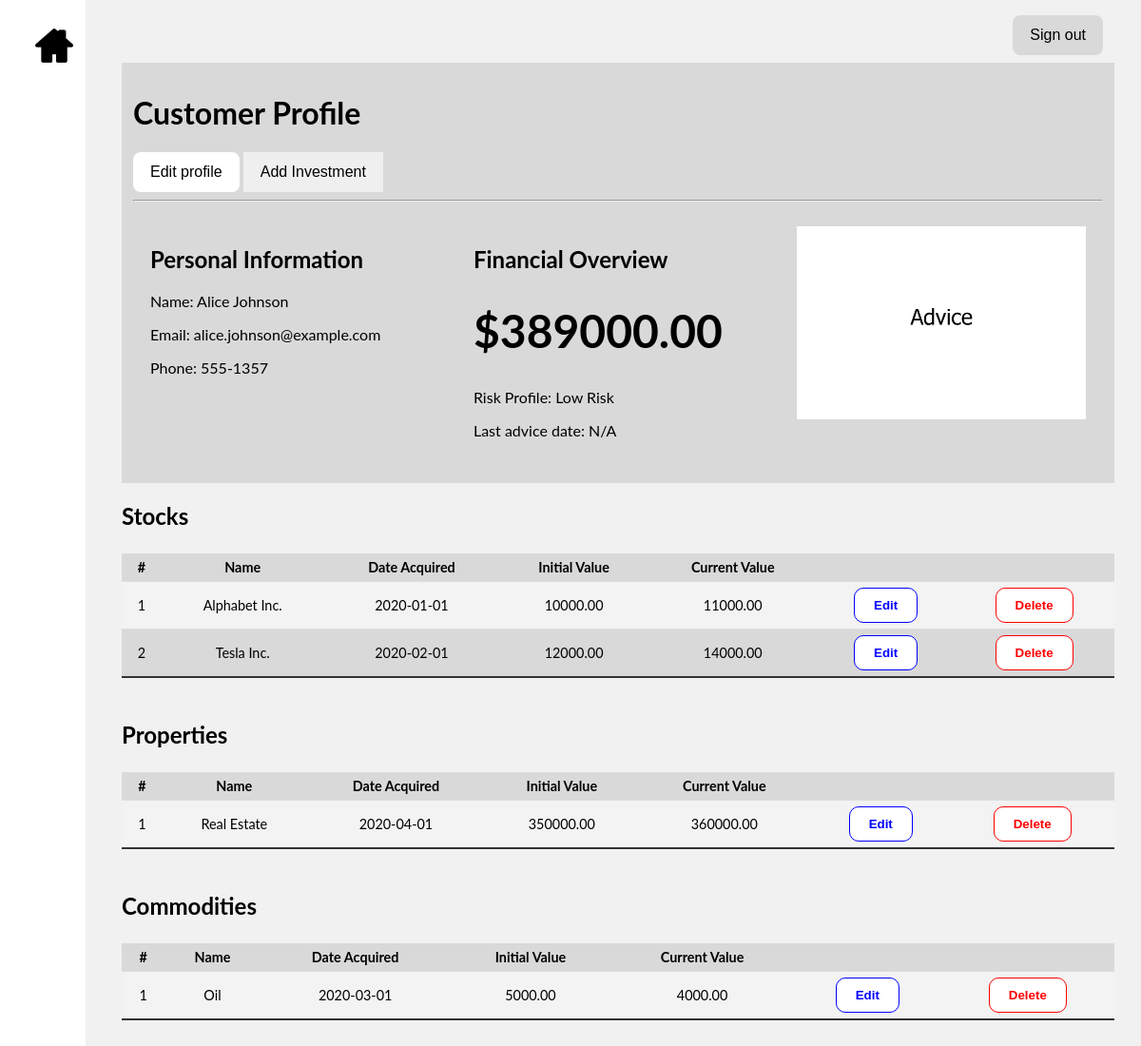
Screenshot of /app/customers.php?id=4 with the database file from the repository.
### tables this page shows
CREATE TABLE IF NOT EXISTS customer(
    customer_id INT NOT NULL AUTO_INCREMENT PRIMARY KEY,
    first_name VARCHAR(50) NOT NULL,
    last_name VARCHAR(50) NOT NULL,
    email VARCHAR(100) NOT NULL,
    phone_number VARCHAR(20),
    risk_profile VARCHAR(20) NOT NULL,
    portfolio_assessed BOOLEAN NOT NULL,
    advice_description VARCHAR(255),
    advice_date DATE
);

CREATE TABLE IF NOT EXISTS investment (
  investment_id INT AUTO_INCREMENT PRIMARY KEY,
  customer_id INT NOT NULL,
  asset_name VARCHAR(255) NOT NULL,
  asset_type VARCHAR(50) NOT NULL,
  date_acquired DATE,
  asset_initial_value DECIMAL(15, 2) NOT NULL,
  asset_current_value DECIMAL(15, 2) NOT NULL,
  FOREIGN KEY (customer_id) REFERENCES customer(customer_id) ON DELETE CASCADE
);

### app/customers.php (the view, shortened to what this page needs)
<?php
$servername = "localhost";
$username = "root";
$dbname = "myDB";
$customer_id = $_GET["id"];
$conn = new mysqli($servername, $username, null, $dbname);
$customer_sql = "SELECT * FROM customer WHERE customer_id = $customer_id";
$result = $conn->query($customer_sql);
$customer = NULL;
if ($result->num_rows) {
  $customer = $result->fetch_assoc();
} else {
  echo "No customer found for that ID";
  die();
}
if ($customer["portfolio_assessed"] == 0) {
  $customer["advice_date"] = "N/A";
  $customer["advice_description"] = "N/A";
}
$assets_sql = "SELECT * FROM investment WHERE customer_id = $customer_id";
$assets = [];
$result = $conn->query($assets_sql);
if ($result->num_rows) {
  for ($i = 0; $i < $result->num_rows; $i++) {
    if ($row = $result->fetch_assoc()) {
      $assets[$i] = $row;
    }
  }
}
$stocks = [];
$commodities = [];
$properties = [];
$portfolio_value = 0.00;
foreach($assets as $asset) {
  if ($asset["asset_type"] == "Stocks"){
    $stocks[] = $asset;
  }
  if ($asset["asset_type"] == "Property"){
    $properties[] = $asset;
  }
  if ($asset["asset_type"] == "Commodities"){
    $commodities[] = $asset;
  }
  $portfolio_value += $asset["asset_current_value"];
}
?>
<!DOCTYPE html>
<html>
<head>
  <link rel="stylesheet" href="assets/css/customers.css">
</head>
<body>
<div id="mySidenav" class="sidenav">
  <a href="."><img src="assets\images\homeicon.png" alt="Home" style="width:40px;height:40px;"></a>
</div>
  <div id="myTopnav" class="topnav">
    <button class="button buttonSignout">Sign out</button>
  </div>
  <div class="main">
    <div id="myCustomerProfile" class="customerprofile">
      <h1>Customer Profile</h1>
      <button class="button buttonEdit">Edit profile</button>
      <button class="button buttonAdd" onclick='openAddForm()'>Add Investment</button>
      <hr>
      <div class="row">
        <div class="columnThree">
          <h2>Personal Information</h2>
          <p>Name: <?php echo $customer["first_name"] . " " . $customer["last_name"] ?></p>
          <p>Email: <?php echo $customer["email"] ?></p>
          <p>Phone: <?php echo $customer["phone_number"] ?></p>
        </div>
        <div class="columnThree">
          <h2>Financial Overview</h2>
          <h1 style="font-size:48px;">$<?php echo sprintf("%0.2f",$portfolio_value); ?> </h1>
          <p>Risk Profile: <?php echo $customer["risk_profile"] ?></p>
          <p>Last advice date: <?php echo $customer["advice_date"] ?></p>
        </div>
        <div class="columnThree">
          <img src="assets\images\adviceplaceholder.png" alt="Advice graph" style="max-width:100%;height:auto;">
        </div>
      </div>
    </div>
    <div class="investmentTable">
      <h2>Stocks</h2>
      <table class="styled-table" style="width:100%">
        <tr>
          <th>#</th>
          <th>Name</th>
          <th>Date Acquired</th>
          <th>Initial Value</th>
          <th>Current Value</th>
          <th></th>
        </tr>
        <?php
        foreach ($stocks as $key => $asset) {
          echo "<tr>";
          echo "<td>" . $key + 1 . "</td>";
          echo "<td>" . $asset["asset_name"] . "</td>";
          echo "<td>" . $asset["date_acquired"] . "</td>";
          echo "<td>" . $asset["asset_initial_value"] . "</td>";
          echo "<td>" . $asset["asset_current_value"] . "</td>";
          echo "<td><button id='edit-btn' type='submit' onclick='openEditForm()'>Edit</button></td>";
          echo "<td><button id='delete-btn' type='submit' onclick='openDeleteConfirmation({$asset['investment_id']})'>Delete</button></td>";
          echo "</tr>";
        }
        ?>
      </table>
    </div>
    <div class="investmentTable">
      <h2>Properties</h2>
      <table class="styled-table" style="width:100%">
        <tr>
          <th>#</th>
          <th>Name</th>
          <th>Date Acquired</th>
          <th>Initial Value</th>
          <th>Current Value</th>
          <th></th>
        </tr>
        <?php
        foreach ($properties as $key => $asset) {
          echo "<tr>";
          echo "<td>" . $key + 1 . "</td>";
          echo "<td>" . $asset["asset_name"] . "</td>";
          echo "<td>" . $asset["date_acquired"] . "</td>";
          echo "<td>" . $asset["asset_initial_value"] . "</td>";
          echo "<td>" . $asset["asset_current_value"] . "</td>";
          echo "<td><button id='edit-btn' type='submit' onclick='openEditForm()'>Edit</button></td>";
          echo "<td><button id='delete-btn' type='submit' onclick='openDeleteConfirmation({$asset['investment_id']})'>Delete</button></td>";
          echo "</tr>";
        }
        ?>
      </table>
    </div>
    <div class="investmentTable">
      <h2>Commodities</h2>
      <table class="styled-table" style="width:100%">
        <tr>
          <th>#</th>
          <th>Name</th>
          <th>Date Acquired</th>
          <th>Initial Value</th>
          <th>Current Value</th>
          <th></th>
        </tr>
        <?php
        foreach ($commodities as $key => $asset) {
          echo "<tr>";
          echo "<td>" . $key + 1 . "</td>";
          echo "<td>" . $asset["asset_name"] . "</td>";
          echo "<td>" . $asset["date_acquired"] . "</td>";
          echo "<td>" . $asset["asset_initial_value"] . "</td>";
          echo "<td>" . $asset["asset_current_value"] . "</td>";
          echo "<td><button id='edit-btn' type='submit' onclick='openEditForm()'>Edit</button></td>";
          echo "<td><button id='delete-btn' type='submit' onclick='openDeleteConfirmation({$asset['investment_id']})'>Delete</button></td>";
          echo "</tr>";
        }
        ?>
      </table>
    </div>
  </div>
</body>
</html>

### app/assets/css/customers.css (style rules this page uses)
* { box-sizing: border-box; }
body { background-color: #F1F1F1; font-family: "Lato", sans-serif; }
.main { margin-left: 120px; margin-right: 20px; display: flex; flex-direction: column; }
.sidenav { height: 100%; width: 90px; position: fixed; vertical-align: middle; text-align: center; z-index: 1; top: 0; left: 0; background-color: #FFFFFF; overflow-x: hidden; padding-top: 20px; }
.sidenav a { padding: 8px 8px 8px 32px; text-decoration: none; font-size: 25px; color: #818181; display: block; transition: 0.3s; }
.topnav { padding: 8px 32px 8px 8px; text-align: right; background-color: #F1F1F1; overflow: hidden; }
.customerprofile { padding: 12px 12px 12px 12px; background-color: #D9D9D9; }
.columnThree { float: left; width: 33.33%; padding: 18px; }
.investmentTable { width: 100%; }
.row:after { content: ""; display: table; clear: both; }
.button { border: none; color: black; padding: 12px 18px 12px 18px; text-align: center; text-decoration: none; display: inline-block; font-size: 16px; cursor: pointer; }
.buttonSignout { background-color: #D9D9D9; border-radius: 8px; }
.buttonEdit { background-color: #FFFFFF; border-radius: 8px; }
.styled-table { background-color: #D9D9D9; border-collapse: collapse; margin: 25px 0; font-size: 0.9em; min-width: 400px; }
.styled-table th, .styled-table td { padding: 6px 8px; text-align: center; }
.styled-table tbody tr { border-bottom: 1px solid #dddddd; }
.styled-table tbody tr:nth-of-type(even) { background-color: #f3f3f3; }
.styled-table tbody tr:last-of-type { border-bottom: 2px solid #333; }
#edit-btn { padding: 10px 20px; border: 1px solid blue; color: blue; background-color: white; border-radius: 10px; font-weight: 800; transition: all 0.1s; cursor: pointer; }
#delete-btn { padding: 10px 20px; border: 1px solid red; color: red; background-color: white; border-radius: 10px; font-weight: 800; transition: all 0.1s; cursor: pointer; }

### rows the page displays
customer: first_name "Alice", last_name "Johnson", email "alice.johnson@example.com", phone_number "555-1357", risk_profile "Low Risk"
investment: asset_name "Alphabet Inc.", date_acquired "2020-01-01", asset_initial_value "10000.00", asset_current_value "11000.00"
investment: asset_name "Tesla Inc.", date_acquired "2020-02-01", asset_initial_value "12000.00", asset_current_value "14000.00"
investment: asset_name "Real Estate", date_acquired "2020-04-01", asset_initial_value "350000.00", asset_current_value "360000.00"
investment: asset_name "Oil", date_acquired "2020-03-01", asset_initial_value "5000.00", asset_current_value "4000.00"

### other values shown
$portfolio_value "389000.00"
$customer["advice_date"] "N/A"
